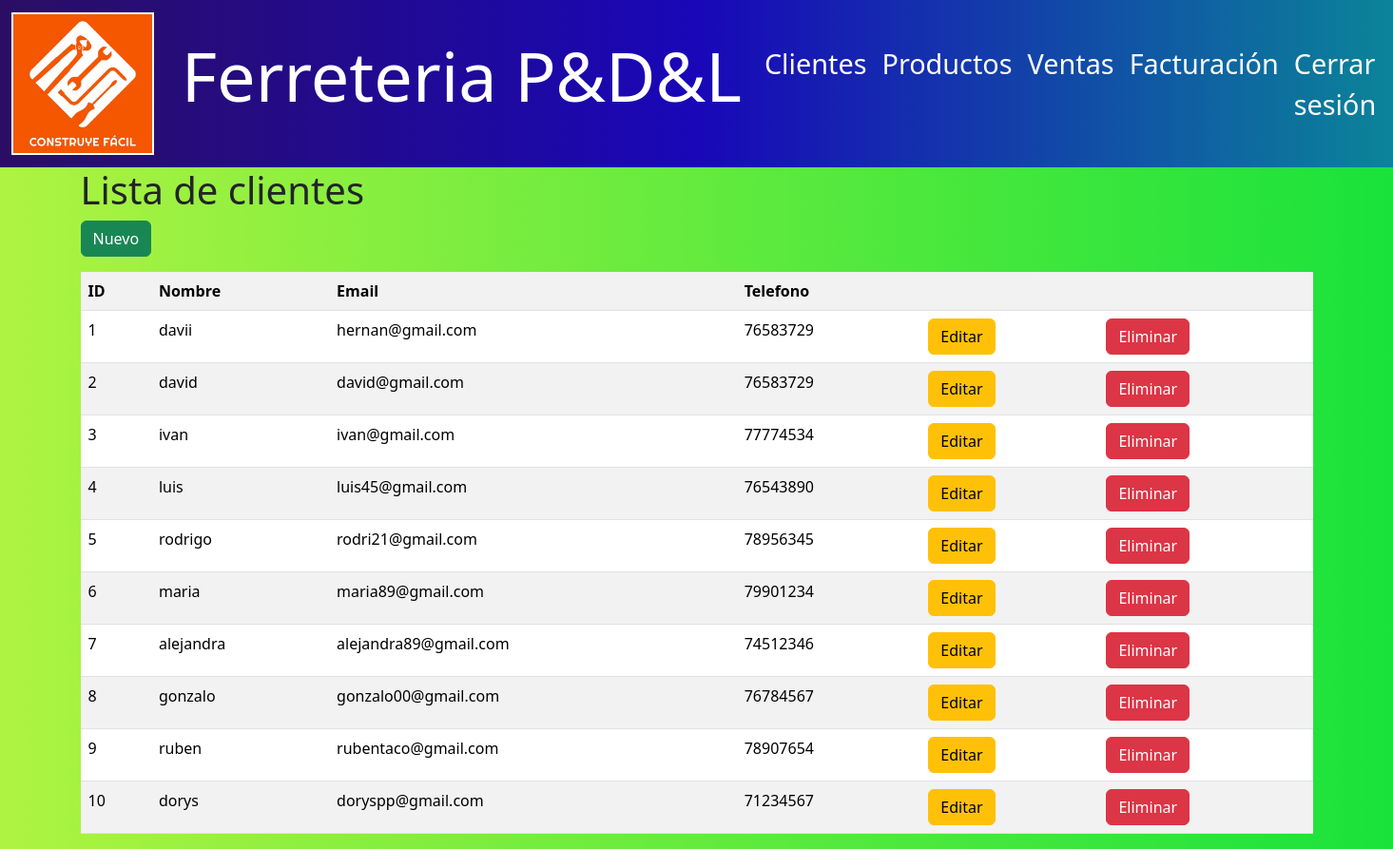
Screenshot of /clientes/ (signed in) with the database file from the repository.
### models/cliente_model.py (models this page shows, shortened)
class Cliente(db.Model):
    __tablename__ = "clientes"
    id = db.Column(db.Integer,primary_key=True)
    nombre = db.Column(db.String(80),nullable=False)
    email = db.Column(db.String(100),nullable=False)
    telefono = db.Column(db.String(20),nullable=False)
    facturas = db.relationship('Factura', back_populates='cliente')
    ventas = db.relationship('Venta',back_populates='cliente')
    @staticmethod
    def get_all():
        return Cliente.query.all()

### controllers/cliente_controller.py (the view)
@cliente_bp.route("/")
@role_required(['admin', 'empleado'])
def index():
    clientes = Cliente.get_all()
    return cliente_view.list(clientes)

### run.py (called while the page is built)
@app.context_processor
def inject_active_path():
    def is_active(path):
        return 'active' if request.path == path else ''
    return(dict(is_active =  is_active))

### views/cliente_view.py (called while the page is built)
def list(clientes):
    return render_template('clientes/index.html' , clientes = clientes)

### templates/clientes/index.html (shortened to what this page needs)
{% extends 'base.html' %}
{% block content %}
<h1>Lista de clientes</h1>
<a href="{{url_for('cliente.create')}}" class="btn btn-success mb-3">Nuevo</a>
<table class="table table-striped">
    <tr>
        <th>ID</th>
        <th>Nombre</th>
        <th>Email</th>
        <th>Telefono</th>
        <th></th>
        <th></th>
    </tr>
    {% for item in clientes %}
    <tr>
        <td>{{item.id}}</td>
        <td>{{item.nombre}}</td>
        <td>{{item.email}}</td>
        <td>{{item.telefono}}</td>
        <td>
            <a href="{{url_for('cliente.edit',id=item.id)}}" class="btn btn-warning" >Editar</a>
        </td>
        <td>
            <a href="{{ url_for ('cliente.delete',id=item.id) }}" class="btn btn-danger">Eliminar</a>
        </td>
    </tr>
    {% endfor %}
</table>
{% endblock %}

### templates/base.html (style rules this page uses)
body { background: linear-gradient(to right, #aff341, #19e23b); min-height: 100vh; }

### rows the page displays
Cliente: id "1", nombre "davii", email "hernan@gmail.com", telefono "76583729"
Cliente: id "2", nombre "david", email "david@gmail.com", telefono "76583729"
Cliente: id "3", nombre "ivan", email "ivan@gmail.com", telefono "77774534"
Cliente: id "4", nombre "luis", email "luis45@gmail.com", telefono "76543890"
Cliente: id "5", nombre "rodrigo", email "rodri21@gmail.com", telefono "78956345"
Cliente: id "6", nombre "maria", email "maria89@gmail.com", telefono "79901234"
Cliente: id "7", nombre "alejandra", email "alejandra89@gmail.com", telefono "74512346"
Cliente: id "8", nombre "gonzalo", email "gonzalo00@gmail.com", telefono "76784567"
Cliente: id "9", nombre "ruben", email "rubentaco@gmail.com", telefono "78907654"
Cliente: id "10", nombre "dorys", email "doryspp@gmail.com", telefono "71234567"
